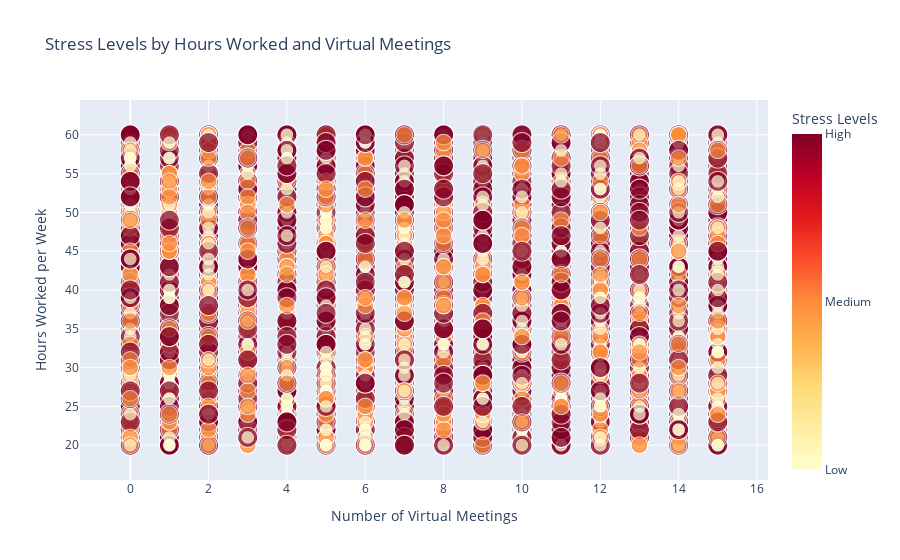

The cell this chart's notebook holds for it:
### Code cell
data = list(collection.aggregate(pipeline))
df = pd.DataFrame(data)

# Map the numeric stress levels back to labels (optional for display)
stress_labels = {1: "Low", 2: "Medium", 3: "High"}
df["Stress_Level_Label"] = df["Stress_Level"].map(stress_labels)

# Create the bubble chart using Plotly
fig = px.scatter(
    df,
    x="Number_of_Virtual_Meetings",
    y="Hours_Worked_Per_Week",
    size="Stress_Level",  # Scale marker size by stress level
    color="Stress_Level",  # Color by stress level
    color_continuous_scale="YlOrRd",  # Yellow to Red color scale
    hover_data={
        "Stress_Level_Label": True,
        "Number_of_Virtual_Meetings": True,
        "Hours_Worked_Per_Week": True,
        "Stress_Level": False  # Hide numeric stress level in hover
    },
    labels={
        "Number_of_Virtual_Meetings": "Number of Virtual Meetings",
        "Hours_Worked_Per_Week": "Hours Worked per Week",
        "Stress_Level_Label": "Stress Level"
    },
    title="Stress Levels by Hours Worked and Virtual Meetings"
)

fig.update_layout(
    coloraxis_colorbar=dict(
        title="Stress Levels",
        tickvals=[1, 2, 3],
        ticktext=["Low", "Medium", "High"]
    ),
    xaxis=dict(title="Number of Virtual Meetings"),
    yaxis=dict(title="Hours Worked per Week"),
    hovermode="closest"
)

# Show the plot
fig.show()

### Figure 1 — Plotly figure (JSON) as saved in the notebook; plotly's stock layout.template omitted (floating-point values rounded to 4 significant figures; data arrays with more than 128 entries replaced by an {"elided": "..."} marker saying what was removed)
{"data": [{"customdata": {"elided": "5000x2 mixed values"}, "hovertemplate": "Number of Virtual Meetings=%{x}<br>Hours Worked per Week=%{y}<br>Stress Level=%{customdata[0]}<extra></extra>", "legendgroup": "", "marker": {"color": {"elided": "5000 int values"}, "coloraxis": "coloraxis", "size": {"elided": "5000 int values"}, "sizemode": "area", "sizeref": 0.0075, "symbol": "circle"}, "mode": "markers", "name": "", "showlegend": false, "type": "scattergl", "x": {"elided": "5000 int values"}, "xaxis": "x", "y": {"elided": "5000 int values"}, "yaxis": "y"}], "layout": {"coloraxis": {"colorbar": {"ticktext": ["Low", "Medium", "High"], "tickvals": [1, 2, 3], "title": {"text": "Stress Levels"}}, "colorscale": [[0, "rgb(255,255,204)"], [0.125, "rgb(255,237,160)"], [0.25, "rgb(254,217,118)"], [0.375, "rgb(254,178,76)"], [0.5, "rgb(253,141,60)"], [0.625, "rgb(252,78,42)"], [0.75, "rgb(227,26,28)"], [0.875, "rgb(189,0,38)"], [1, "rgb(128,0,38)"]]}, "hovermode": "closest", "legend": {"itemsizing": "constant", "tracegroupgap": 0}, "title": {"text": "Stress Levels by Hours Worked and Virtual Meetings"}, "xaxis": {"anchor": "y", "domain": [0, 1], "title": {"text": "Number of Virtual Meetings"}}, "yaxis": {"anchor": "x", "domain": [0, 1], "title": {"text": "Hours Worked per Week"}}}}
